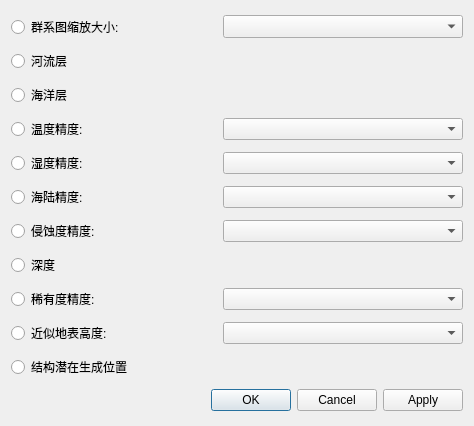
<?xml version="1.0" encoding="UTF-8"?>
<ui version="4.0">
 <class>LayerDialog</class>
 <widget class="QDialog" name="LayerDialog">
  <property name="geometry">
   <rect>
    <x>0</x>
    <y>0</y>
    <width>474</width>
    <height>426</height>
   </rect>
  </property>
  <property name="windowTitle">
   <string>图层展示选项</string>
  </property>
  <property name="windowIcon">
   <iconset resource="../rc/icons.qrc">
    <normaloff>:/icons/logo.png</normaloff>:/icons/logo.png</iconset>
  </property>
  <layout class="QGridLayout" name="gridLayout_2">
   <item row="6" column="1">
    <widget class="QComboBox" name="comboNoiseE"/>
   </item>
   <item row="0" column="0">
    <widget class="QRadioButton" name="radioBiomes">
     <property name="text">
      <string>群系图缩放大小:</string>
     </property>
    </widget>
   </item>
   <item row="4" column="1">
    <widget class="QComboBox" name="comboNoiseH"/>
   </item>
   <item row="10" column="0">
    <widget class="QRadioButton" name="radioHeight">
     <property name="text">
      <string>近似地表高度:</string>
     </property>
    </widget>
   </item>
   <item row="6" column="0">
    <widget class="QRadioButton" name="radioNoiseE">
     <property name="text">
      <string>侵蚀度精度:</string>
     </property>
    </widget>
   </item>
   <item row="3" column="0">
    <widget class="QRadioButton" name="radioNoiseT">
     <property name="text">
      <string>温度精度:</string>
     </property>
    </widget>
   </item>
   <item row="5" column="1">
    <widget class="QComboBox" name="comboNoiseC"/>
   </item>
   <item row="2" column="0">
    <widget class="QRadioButton" name="radioOcean">
     <property name="text">
      <string>海洋层</string>
     </property>
    </widget>
   </item>
   <item row="8" column="1">
    <widget class="QComboBox" name="comboNoiseW"/>
   </item>
   <item row="0" column="1">
    <widget class="QComboBox" name="comboBiomes">
     <property name="minimumSize">
      <size>
       <width>240</width>
       <height>0</height>
      </size>
     </property>
     <property name="font">
      <font>
       <family>DejaVu Sans Mono</family>
      </font>
     </property>
    </widget>
   </item>
   <item row="4" column="0">
    <widget class="QRadioButton" name="radioNoiseH">
     <property name="text">
      <string>湿度精度:</string>
     </property>
    </widget>
   </item>
   <item row="10" column="1">
    <widget class="QComboBox" name="comboHeight"/>
   </item>
   <item row="5" column="0">
    <widget class="QRadioButton" name="radioNoiseC">
     <property name="text">
      <string>海陆精度:</string>
     </property>
    </widget>
   </item>
   <item row="1" column="0">
    <widget class="QRadioButton" name="radioRiver">
     <property name="text">
      <string>河流层</string>
     </property>
    </widget>
   </item>
   <item row="8" column="0">
    <widget class="QRadioButton" name="radioNoiseW">
     <property name="text">
      <string>稀有度精度:</string>
     </property>
    </widget>
   </item>
   <item row="3" column="1">
    <widget class="QComboBox" name="comboNoiseT"/>
   </item>
   <item row="12" column="0" colspan="2">
    <widget class="QDialogButtonBox" name="buttonBox">
     <property name="orientation">
      <enum>Qt::Horizontal</enum>
     </property>
     <property name="standardButtons">
      <set>QDialogButtonBox::Apply|QDialogButtonBox::Cancel|QDialogButtonBox::Ok</set>
     </property>
    </widget>
   </item>
   <item row="11" column="0">
    <widget class="QRadioButton" name="radioStruct">
     <property name="text">
      <string>结构潜在生成位置</string>
     </property>
    </widget>
   </item>
   <item row="7" column="0">
    <widget class="QRadioButton" name="radioNoiseD">
     <property name="text">
      <string>深度</string>
     </property>
    </widget>
   </item>
  </layout>
 </widget>
 <resources>
  <include location="../rc/icons.qrc"/>
 </resources>
 <connections>
  <connection>
   <sender>buttonBox</sender>
   <signal>accepted()</signal>
   <receiver>LayerDialog</receiver>
   <slot>accept()</slot>
   <hints>
    <hint type="sourcelabel">
     <x>248</x>
     <y>254</y>
    </hint>
    <hint type="destinationlabel">
     <x>157</x>
     <y>274</y>
    </hint>
   </hints>
  </connection>
  <connection>
   <sender>buttonBox</sender>
   <signal>rejected()</signal>
   <receiver>LayerDialog</receiver>
   <slot>reject()</slot>
   <hints>
    <hint type="sourcelabel">
     <x>316</x>
     <y>260</y>
    </hint>
    <hint type="destinationlabel">
     <x>286</x>
     <y>274</y>
    </hint>
   </hints>
  </connection>
 </connections>
</ui>
